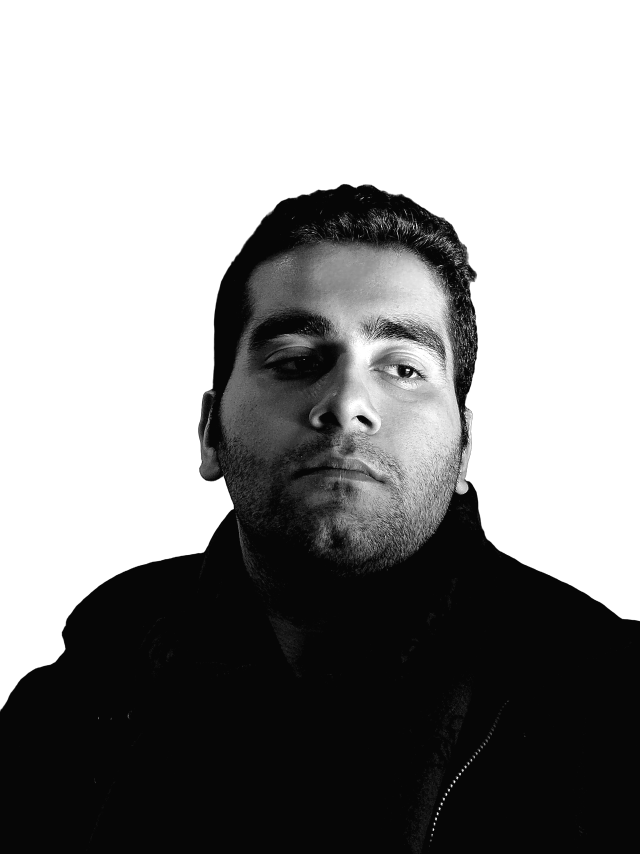
#> input picture source-prepped.png, 1920 x 2560 px (shown at 1/3 size)
$ python make_ascii_svg.py
#> lines starting #> are read from the running program, lines starting #| are printed output that depends on the picture
#!/usr/bin/env python3
from __future__ import annotations

import html
import os
import sys
from pathlib import Path
from PIL import Image, ImageEnhance, ImageOps

ROOT = Path(__file__).resolve().parents[1]
src = Path(sys.argv[1]) if len(sys.argv) > 1 else ROOT / "source-prepped.png"
dst = Path(sys.argv[2]) if len(sys.argv) > 2 else ROOT / "parsa-ascii.svg"

COLS = 92
ROWS = 50
CELL_W = 7.2
CELL_H = 13.2
PAD = 18
TITLE_H = 30
STATUS_H = 34

RAMP = " .`:-=+*#%@"
BG_TOP = "#111722"
BG_BOTTOM = "#0d1117"
FRAME = "#30363d"
MUTED = "#7d8590"
INK = "#c9d1d9"
ACCENT = "#22d3ee"

art_w = COLS * CELL_W
art_h = ROWS * CELL_H
W = art_w + PAD * 2
H = TITLE_H + art_h + STATUS_H + PAD

img = Image.open(src).convert("L")
#> img is the input picture: PIL image 1920x2560 L; min 6, max 255, mean 147.7
img = ImageOps.fit(img, (COLS, ROWS), method=Image.Resampling.LANCZOS)
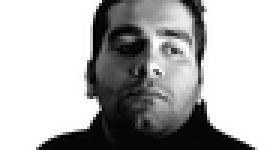
#> img: PIL image 92x50 L (shown 3 times larger); min 0, max 255, mean 177.1
img = ImageEnhance.Contrast(img).enhance(1.06)

rows = []
for y in range(ROWS):
    line = []
    for x in range(COLS):
        lum = img.getpixel((x, y)) / 255.0
        lum = lum ** 1.15
        if lum >= 0.84:
            line.append(" ")
        else:
            idx = round((1.0 - lum) * (len(RAMP) - 1))
            idx = max(0, min(len(RAMP) - 1, idx))
            line.append(RAMP[idx])
    rows.append("".join(line))
#> after the loop, rows = 50 items

static = os.getenv("STATIC") == "1"
parts = [
    f'<svg xmlns="http://www.w3.org/2000/svg" width="{W:.0f}" height="{H:.0f}" viewBox="0 0 {W:.0f} {H:.0f}" '
    'font-family="ui-monospace,SFMono-Regular,Menlo,Consolas,monospace">',
    '<defs>',
    f'<linearGradient id="bg" x1="0" y1="0" x2="0" y2="1"><stop offset="0" stop-color="{BG_TOP}"/>'
    f'<stop offset="1" stop-color="{BG_BOTTOM}"/></linearGradient>',
]
for row in range(ROWS):
    y = TITLE_H + 3 + row * CELL_H
    parts.append(
        f'<clipPath id="clip{row}"><rect x="{PAD}" y="{y:.1f}" width="0" height="{CELL_H:.1f}">'
        + ("" if static else f'<animate attributeName="width" from="0" to="{art_w:.1f}" begin="{row*0.085:.3f}s" dur="0.16s" fill="freeze"/>')
        + (f'<set attributeName="width" to="{art_w:.1f}"/>' if static else "")
        + '</rect></clipPath>'
    )
parts += [
    '</defs>',
    f'<rect width="{W:.0f}" height="{H:.0f}" rx="12" fill="url(#bg)"/>',
    f'<rect x=".5" y=".5" width="{W-1:.0f}" height="{H-1:.0f}" rx="12" fill="none" stroke="{FRAME}"/>',
    f'<line x1="0" y1="{TITLE_H}" x2="{W:.0f}" y2="{TITLE_H}" stroke="{FRAME}"/>',
]
for i, color in enumerate(["#ff5f56", "#ffbd2e", "#27c93f"]):
    parts.append(f'<circle cx="{PAD + i*16}" cy="{TITLE_H/2}" r="5" fill="{color}"/>')

parts.append(
    f'<text x="{W/2:.1f}" y="19" fill="{MUTED}" font-size="11" text-anchor="middle">'
    'parsa@github:~$ ./portrait.sh</text>'
)

font_size = CELL_H * 0.86
art_top = TITLE_H + 3
for row, line in enumerate(rows):
    y = art_top + row * CELL_H + CELL_H * 0.78
    safe = html.escape(line)
    parts.append(
        f'<g clip-path="url(#clip{row})"><text xml:space="preserve" x="{PAD}" y="{y:.1f}" '
        f'fill="{INK}" font-size="{font_size:.1f}" textLength="{art_w:.1f}" lengthAdjust="spacing">'
        f'{safe}</text></g>'
    )
    if not static:
        delay = row * 0.085
        parts.append(
            f'<rect y="{art_top + row*CELL_H + 1:.1f}" width="6" height="{CELL_H-2:.1f}" fill="{ACCENT}" opacity="0">'
            f'<animate attributeName="x" from="{PAD}" to="{PAD+art_w:.1f}" begin="{delay:.3f}s" dur=".16s" fill="freeze"/>'
            f'<set attributeName="opacity" to=".85" begin="{delay:.3f}s"/>'
            f'<set attributeName="opacity" to="0" begin="{delay+0.16:.3f}s"/></rect>'
        )
#> this loop made 50 passes
#> (y, delay) on passes 1 to 12: (43.3, 0), (56.5, 0.085), (69.7, 0.17), (82.9, 0.255), (96.1, 0.34), (109.3, 0.425), (122.5, 0.51), (135.7, 0.595), (148.9, 0.68), (162.1, 0.765), (175.3, 0.85), (188.5, 0.935)
#> after the loop, parts = 161 items

sep_y = TITLE_H + art_h + 4
parts += [
    f'<line x1="0" y1="{sep_y:.1f}" x2="{W:.0f}" y2="{sep_y:.1f}" stroke="{FRAME}"/>',
    f'<text x="{PAD}" y="{sep_y+23:.1f}" fill="{MUTED}" font-size="12">parsa@github:~$ whoami '
    f'<tspan fill="{INK}">Parsa Emami</tspan></text>',
    f'<rect x="{PAD+246}" y="{sep_y+11:.1f}" width="8" height="14" fill="{ACCENT}">'
    '<animate attributeName="opacity" values="1;1;0;0" keyTimes="0;.48;.5;1" dur="1s" repeatCount="indefinite"/>'
    '</rect>',
    '</svg>'
]

dst.write_text("".join(parts), encoding="utf-8")
print(f"wrote {dst}")
